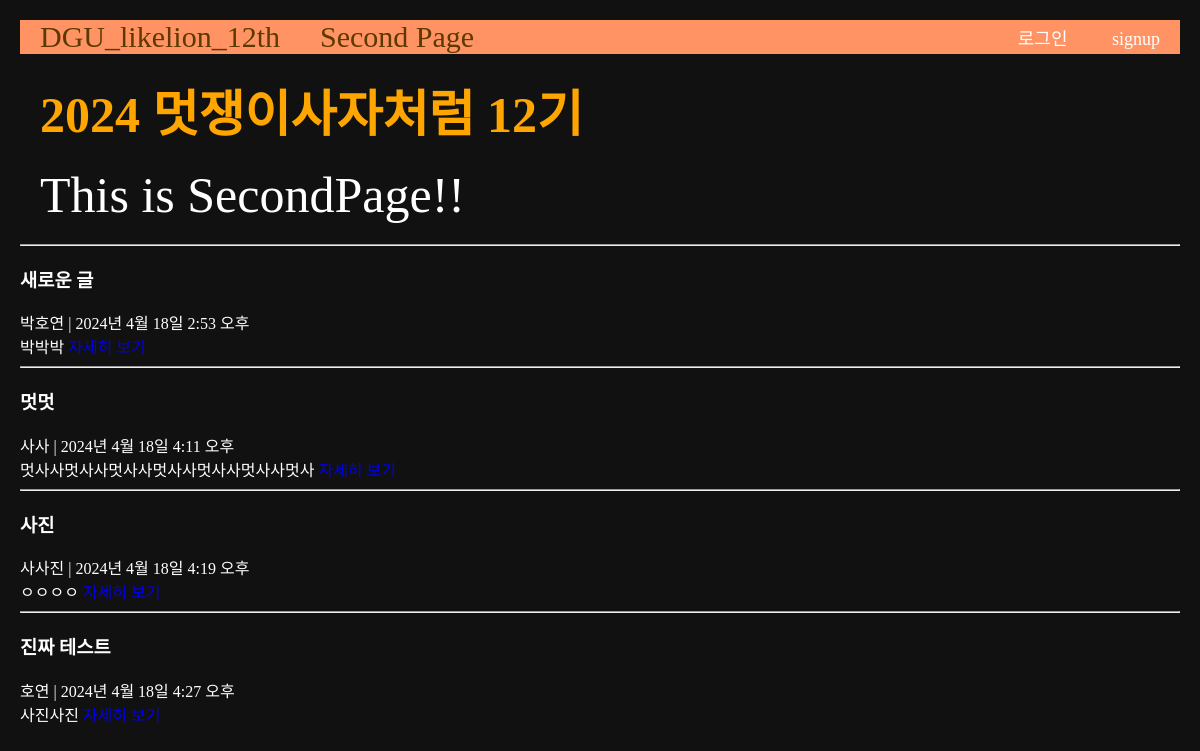
Screenshot of /second with the database file from the repository.
### main/models.py (models this page shows, shortened)
class Blog(models.Model):
    title = models.CharField(max_length=50)
    writer = models.CharField(max_length=30)
    body = models.TextField()
    pub_date = models.DateTimeField()
    image = models.ImageField(upload_to="blog/", blank=True, null=True)
    def summary(self):
        return self.body[:20]

### main/views.py (the view)
# urls.py: path('second', secondpage, name="secondpage"),
def secondpage(request):
    blogs = Blog.objects.all()
    return render(request, 'main/secondpage.html', {'blogs': blogs})

### main/templates/main/secondpage.html
{% extends 'base.html' %}
{% block content %}
<h1 class="contents">2024 멋쟁이사자처럼 12기</h1>
<div class="contents">This is SecondPage!!</div>
<div>
    {% for blog in blogs %}
    <div>
        <hr/>
        <h3>{{blog.title}}</h3>
        {{blog.writer}} | {{blog.pub_date}}<br>
        {{blog.summary}}
        <a href="{% url 'main:detail' blog.id %}">자세히 보기</a>
        <br>
    </div>
    {% endfor %}
</div>
{% endblock %}

### project/static/css/project.css (style rules this page uses)
h1 { color: orange; }

### project/templates/base.html (style rules this page uses)
a { text-decoration: none; }
.body-container { background-color: #111; color: #fff; margin: 20px; }
.contents { font-size: 50px; margin: 20px; }

### rows the page displays
Blog: title "새로운 글", writer "박호연", pub_date "2024년 4월 18일 2:53 오후", summary "박박박"
Blog: title "멋멋", writer "사사", pub_date "2024년 4월 18일 4:11 오후", summary "멋사사멋사사멋사사멋사사멋사사멋사사멋사"
Blog: title "사진", writer "사사진", pub_date "2024년 4월 18일 4:19 오후", summary "ㅇㅇㅇㅇ"
Blog: title "진짜 테스트", writer "호연", pub_date "2024년 4월 18일 4:27 오후", summary "사진사진"
